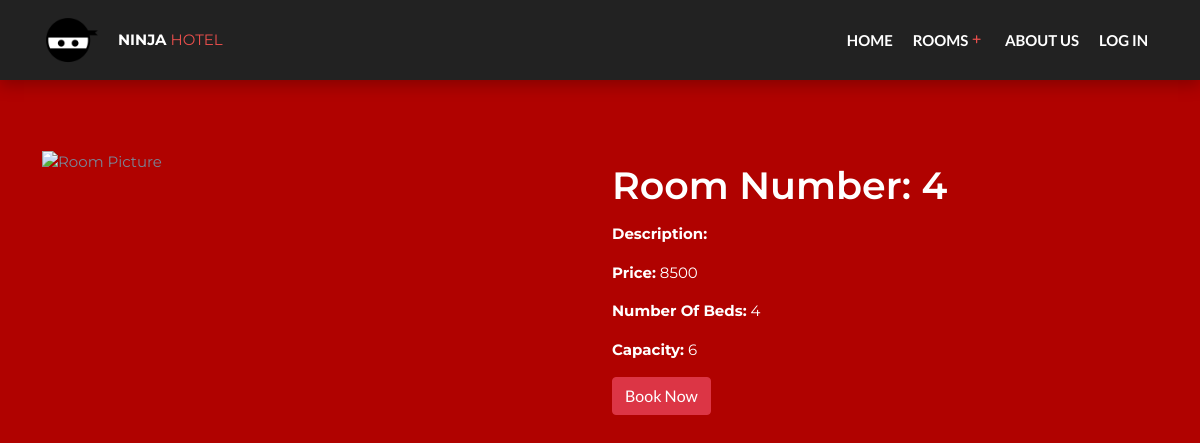
Before: /room-commands/room-details.php?rid=4 with the older database file.
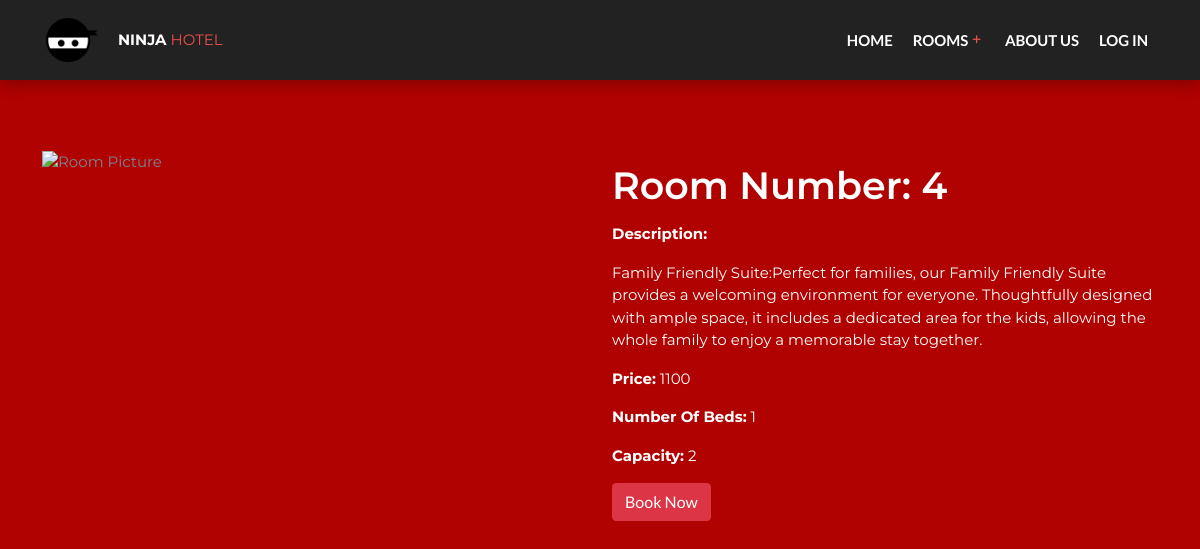
After: the same page with the newer database file.
### tables this page shows
CREATE TABLE `room` (
  `Room_ID` int(20) NOT NULL,
  `room_pic` varchar(20) DEFAULT NULL,
  `room_desription` varchar(300) DEFAULT NULL,
  `num of beds` int(12) NOT NULL,
  `PricePerNight` bigint(255) NOT NULL,
  `avalability` tinyint(1) NOT NULL,
  `capacity` int(200) DEFAULT NULL
);

### room-commands/room-details.php (the view, shortened to what this page needs)
<?php
    include '../tools/connection.php';
    include '../tools/navbar.php';
    $id = $_GET['rid'];
    $sql = "SELECT * FROM room WHERE Room_ID=$id";
    $result = $conn->query($sql);
    $row = $result->fetch_assoc();
?>
<!DOCTYPE html>
<html lang="en">
<head>
    <link rel="stylesheet" href="../css/bootstrap.min.css">
    <link rel="stylesheet" href="../icons/fontawesome/css/all.min.css">
	<link type="text/css" rel="stylesheet" href="../css/style.css"/>
</head>
<body style="background-color:#B00200">
    <br>
    <div class="container mt-5">
        <div class="row">
            <div class="col-md-6">
                <img src="../images/<?php echo $row['room_pic']; ?>" alt="Room Picture" style="max-width: 100%;">
            </div>
            <div class="col-md-6">
                <h1  style='color: white;'><?php echo "Room Number: ".$row['Room_ID'].""; ?></h1>
                <p  style='color: white;'><strong>Description:</strong></p>
                <p  style='color: white;'><?php echo $row['room_desription']; ?></p>
                <p style='color: white;'><strong>Price:</strong> <?php echo $row['PricePerNight']; ?></p>
                <p style='color: white;'><strong>Number Of Beds:</strong> <?php echo $row['num of beds']; ?></p>
                <p style='color: white;'><strong>Capacity:</strong> <?php echo $row['capacity']; ?></p>
                <a href="book.php?rid=<?php echo $row['Room_ID']; ?>" class="btn btn-danger" data-toggle="modal" data-target="#bookingModal">Book Now</a>
            </div>
        </div>
    </div>
</body>
</html>

Changed rows visible on the page:
changed room id 4: room_desription (not shown) → "Family Friendly Suite:Perfect for families, our Family Friendly Suite provides a welcoming environment for everyone. Thoughtfully designed with ample space, it includes a dedicated area for the kids, allowing the whole family to enjoy a memorable stay together."; PricePerNight "8500" → "1100"; num of beds "4" → "1"; capacity "6" → "2"
